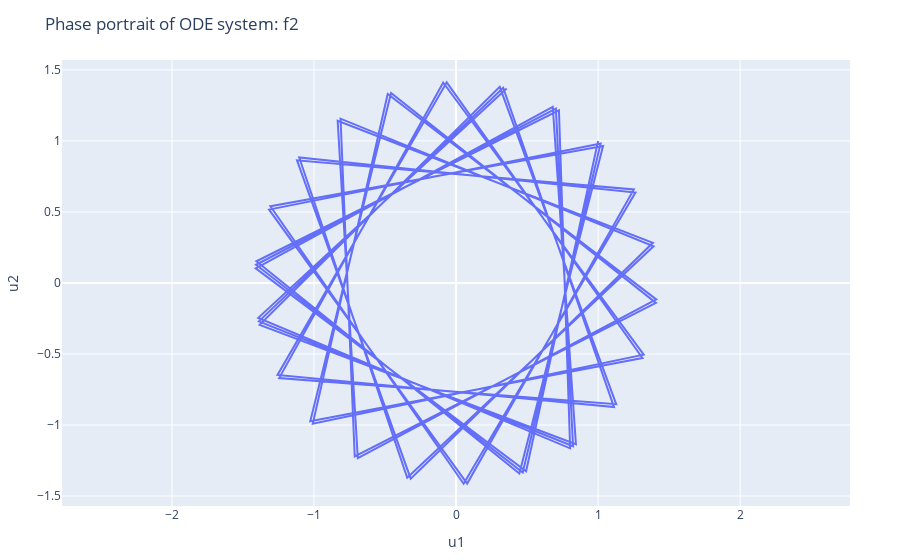

Notebook cell for this chart:
### Markdown cell above
Alternatively, we can use the `plot_phase_portrait` function to plot this system (without the exact solution):

### Code cell
plot_phase_portrait(f2, u, t, method="rk4", Δt=0.001, yaxis=attr(scaleanchor = "x",scaleratio = 1))

### Figure 1 — Plotly figure (JSON) as saved in the notebook; plotly's stock layout.template omitted (floating-point values rounded to 4 significant figures)
{"data": [{"mode": "lines", "type": "scatter", "x": [1, 0.4932, -1.41, 0.6808, 0.8439, -1.383, 0.3073, 1.127, -1.246, -0.09067, 1.321, -1.009, -0.4814, 1.409, -0.6917, -0.8338, 1.386, -0.3195, -1.12, 1.251, 0.07818, -1.317, 1.018, 0.4696, -1.408, 0.7026, 0.8236, -1.388, 0.3317, 1.112, -1.257, -0.06567, 1.312, -1.026, -0.4578, 1.407, -0.7134, -0.8134, 1.39, -0.3438, -1.104, 1.263, 0.05317, -1.307, 1.035, 0.4459, -1.406, 0.7242, 0.8032, -1.393, 0.356], "y": [1, -1.325, 0.1032, 1.24, -1.135, -0.2951, 1.38, -0.8539, -0.6698, 1.411, -0.5049, -0.9911, 1.33, -0.1156, -1.234, 1.142, 0.2828, -1.378, 0.8638, 0.6587, -1.412, 0.5165, 0.9821, -1.334, 0.1281, 1.227, -1.15, -0.2705, 1.375, -0.8737, -0.6476, 1.413, -0.5282, -0.9731, 1.338, -0.1406, -1.221, 1.157, 0.2582, -1.372, 0.8835, 0.6364, -1.413, 0.5398, 0.964, -1.342, 0.153, 1.215, -1.164, -0.2459, 1.369]}], "layout": {"margin": {"b": 50, "l": 50, "r": 50, "t": 60}, "method": "rk4", "title": "Phase portrait of ODE system: f2", "xaxis": {"title": {"text": "u1"}}, "yaxis": {"scaleanchor": "x", "scaleratio": 1, "title": {"text": "u2"}}, "Δt": 0.001}}
